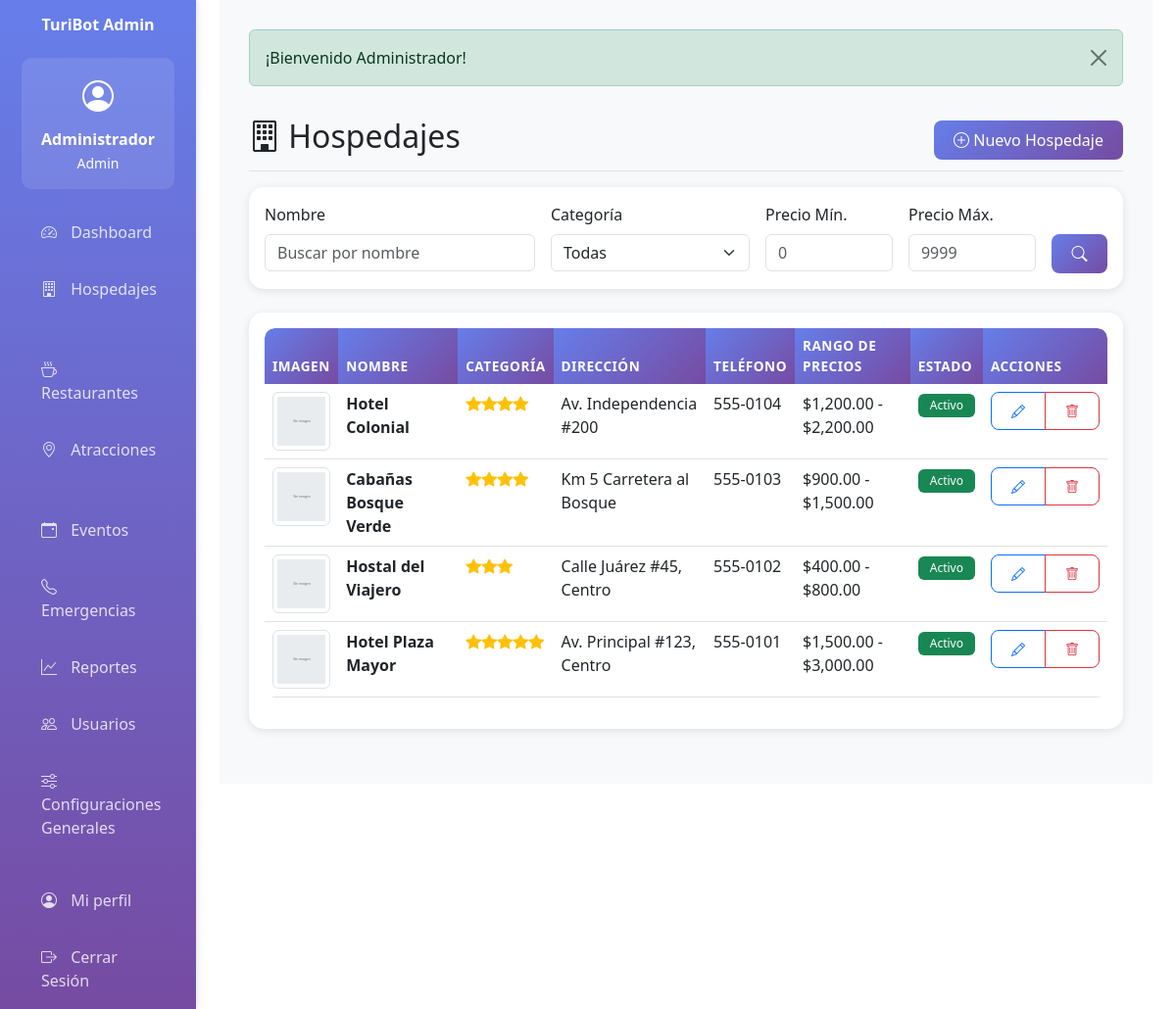
The app's page /hospedaje (signed in) with its own data.
### tables this page shows
CREATE TABLE IF NOT EXISTS hospedajes (
    id INT AUTO_INCREMENT PRIMARY KEY,
    nombre VARCHAR(200) NOT NULL,
    categoria INT DEFAULT 1 CHECK (categoria BETWEEN 1 AND 5),
    direccion TEXT NOT NULL,
    telefono VARCHAR(20) NULL,
    enlace_reservacion TEXT NULL,
    sitio_web TEXT NULL,
    imagen VARCHAR(255) NULL,
    rango_precio_min DECIMAL(10,2) NULL,
    rango_precio_max DECIMAL(10,2) NULL,
    activo TINYINT(1) DEFAULT 1,
    creado_por INT NOT NULL,
    fecha_creacion TIMESTAMP DEFAULT CURRENT_TIMESTAMP,
    fecha_actualizacion TIMESTAMP DEFAULT CURRENT_TIMESTAMP ON UPDATE CURRENT_TIMESTAMP,
    FOREIGN KEY (creado_por) REFERENCES usuarios(id),
    INDEX idx_categoria (categoria),
    INDEX idx_activo (activo)
);

### app/controllers/BaseController.php (called while the page is built, shortened)
<?php
class BaseController {
    protected function view($viewPath, $data = []) {
        extract($data);
        require_once APP_PATH . '/views/layouts/header.php';
        require_once APP_PATH . '/views/' . $viewPath . '.php';
        require_once APP_PATH . '/views/layouts/footer.php';
    }
}
?>

### app/controllers/HospedajeController.php (called while the page is built, shortened)
<?php
require_once APP_PATH . '/controllers/BaseController.php';
class HospedajeController extends BaseController {
    private $hospedajeModel;
    public function __construct() {
        $this->hospedajeModel = new Hospedaje();
    }
    public function index() {
        if ($_SERVER['REQUEST_METHOD'] === 'POST') {
            $filters = [
                'nombre' => cleanInput($_POST['nombre'] ?? ''),
                'categoria' => cleanInput($_POST['categoria'] ?? ''),
                'precio_min' => cleanInput($_POST['precio_min'] ?? ''),
                'precio_max' => cleanInput($_POST['precio_max'] ?? '')
            ];
            $hospedajes = $this->hospedajeModel->search($filters);
        } else {
            $hospedajes = $this->hospedajeModel->getAll();
        }
        $this->view('hospedaje/index', ['hospedajes' => $hospedajes]);
    }
}
?>

### config/database.php (called while the page is built, shortened)
<?php
class Database {
    private static $instance = null;
    private $connection;
    private function __construct() {
        try {
            $dsn = "mysql:host=" . DB_HOST . ";dbname=" . DB_NAME . ";charset=" . DB_CHARSET;
            $options = [
                PDO::ATTR_ERRMODE => PDO::ERRMODE_EXCEPTION,
                PDO::ATTR_DEFAULT_FETCH_MODE => PDO::FETCH_ASSOC,
                PDO::ATTR_EMULATE_PREPARES => false
            ];
            $this->connection = new PDO($dsn, DB_USER, DB_PASS, $options);
        } catch (PDOException $e) {
            die("Error de conexión a la base de datos: " . $e->getMessage());
        }
    }
    public static function getInstance() {
        if (self::$instance === null) {
            self::$instance = new self();
        }
        return self::$instance;
    }
    public function getConnection() {
        return $this->connection;
    }
}
?>

### app/models/BaseModel.php (called while the page is built, shortened)
<?php
class BaseModel {
    protected $db;
    protected $table;
    public function __construct() {
        $this->db = Database::getInstance()->getConnection();
    }
    public function getAll() {
        $stmt = $this->db->query("SELECT * FROM {$this->table} ORDER BY id DESC");
        return $stmt->fetchAll();
    }
}
?>

### app/views/hospedaje/index.php (the view, shortened to what this page needs)
<div class="d-flex justify-content-between flex-wrap flex-md-nowrap align-items-center pt-3 pb-2 mb-3 border-bottom">
    <h1 class="h2"><i class="bi bi-building"></i> Hospedajes</h1>
    <?php if (hasAnyRole(['admin', 'editor'])): ?>
    <div class="btn-toolbar mb-2 mb-md-0">
        <a href="<?php echo BASE_URL; ?>hospedaje/create" class="btn btn-primary">
            <i class="bi bi-plus-circle"></i> Nuevo Hospedaje
        </a>
    </div>
    <?php endif; ?>
</div>
<div class="card mb-4">
    <div class="card-body">
        <form method="POST" action="<?php echo BASE_URL; ?>hospedaje">
            <div class="row g-3">
                <div class="col-md-4">
                    <label class="form-label">Nombre</label>
                    <input type="text" class="form-control" name="nombre" placeholder="Buscar por nombre">
                </div>
                <div class="col-md-3">
                    <label class="form-label">Categoría</label>
                    <select class="form-select" name="categoria">
                        <option value="">Todas</option>
                    </select>
                </div>
                <div class="col-md-2">
                    <label class="form-label">Precio Mín.</label>
                    <input type="number" class="form-control" name="precio_min" placeholder="0">
                </div>
                <div class="col-md-2">
                    <label class="form-label">Precio Máx.</label>
                    <input type="number" class="form-control" name="precio_max" placeholder="9999">
                </div>
                <div class="col-md-1">
                    <label class="form-label">&nbsp;</label>
                    <button type="submit" class="btn btn-primary w-100">
                        <i class="bi bi-search"></i>
                    </button>
                </div>
            </div>
        </form>
    </div>
</div>
<div class="card">
    <div class="card-body">
        <div class="table-responsive">
            <table class="table table-hover">
                <thead>
                    <tr>
                        <th>Imagen</th>
                        <th>Nombre</th>
                        <th>Categoría</th>
                        <th>Dirección</th>
                        <th>Teléfono</th>
                        <th>Rango de Precios</th>
                        <th>Estado</th>
                        <th>Acciones</th>
                    </tr>
                </thead>
                <tbody>
                    <?php if (!empty($hospedajes)): ?>
                        <?php foreach ($hospedajes as $hospedaje): ?>
                        <tr>
                            <td>
                                <img src="<?php echo getImageUrl($hospedaje['imagen'], 'hospedaje'); ?>"
                                     alt="<?php echo htmlspecialchars($hospedaje['nombre']); ?>"
                                     class="img-thumbnail"
                                     style="width: 60px; height: 60px; object-fit: cover;">
                            </td>
                            <td><strong><?php echo htmlspecialchars($hospedaje['nombre']); ?></strong></td>
                            <td><?php echo renderStars($hospedaje['categoria']); ?></td>
                            <td><?php echo truncateText($hospedaje['direccion'], 50); ?></td>
                            <td><?php echo htmlspecialchars($hospedaje['telefono']); ?></td>
                            <td>
                                <?php if ($hospedaje['rango_precio_min'] && $hospedaje['rango_precio_max']): ?>
                                    <?php echo formatCurrency($hospedaje['rango_precio_min']); ?> -
                                    <?php echo formatCurrency($hospedaje['rango_precio_max']); ?>
                                <?php else: ?>
                                    N/A
                                <?php endif; ?>
                            </td>
                            <td>
                                <?php if ($hospedaje['activo']): ?>
                                    <span class="badge bg-success">Activo</span>
                                <?php else: ?>
                                    <span class="badge bg-secondary">Inactivo</span>
                                <?php endif; ?>
                            </td>
                            <td>
                                <?php if (hasAnyRole(['admin', 'editor'])): ?>
                                <div class="btn-group btn-group-sm">
                                    <a href="<?php echo BASE_URL; ?>hospedaje/edit/<?php echo $hospedaje['id']; ?>"
                                       class="btn btn-outline-primary" title="Editar">
                                        <i class="bi bi-pencil"></i>
                                    </a>
                                    <a href="<?php echo BASE_URL; ?>hospedaje/delete/<?php echo $hospedaje['id']; ?>"
                                       class="btn btn-outline-danger delete-confirm" title="Eliminar">
                                        <i class="bi bi-trash"></i>
                                    </a>
                                </div>
                                <?php endif; ?>
                            </td>
                        </tr>
                        <?php endforeach; ?>
                    <?php endif; ?>
                </tbody>
            </table>
        </div>
    </div>
</div>

### app/helpers/functions.php (shortened to what this page needs)
<?php
function isLoggedIn() {
    return isset($_SESSION['user_id']);
}
function hasAnyRole($roles) {
    return in_array($_SESSION['user_rol'], $roles);
}
function renderStars($count) {
    $html = '';
    for ($i = 0; $i < $count; $i++) {
        $html .= '<i class="bi bi-star-fill text-warning"></i>';
    }
    return $html;
}
function formatCurrency($amount) {
    return '$' . number_format($amount, 2, '.', ',');
}
function getImageUrl($filename, $folder) {
    if (empty($filename)) {
        return BASE_URL . 'public/img/no-image.svg';
    }
    return BASE_URL . 'public/uploads/' . $folder . '/' . $filename;
}
function truncateText($text, $length = 100) {
    if (strlen($text) <= $length) {
        return $text;
    }
    return substr($text, 0, $length) . '...';
}
?>

### public/css/custom.css (style rules this page uses)
:root { --turibot-primary: #667eea; --turibot-secondary: #764ba2; --turibot-gradient: linear-gradient(135deg, var(--turibot-primary) 0%, var(--turibot-secondary) 100%); }
* { transition: all 0.3s ease; }
.btn { border-radius: 8px; font-weight: 500; padding: 8px 20px; }
.table { border-radius: 10px; overflow: hidden; }
.table thead th { background: var(--turibot-gradient); color: white; border: none; font-weight: 600; text-transform: uppercase; font-size: 0.85rem; letter-spacing: 0.5px; }
.badge { padding: 6px 12px; font-weight: 500; }

### app/views/layouts/header.php (style rules this page uses)
:root { --primary-color: #667eea; --secondary-color: #764ba2; }
body { font-family: 'Segoe UI', Tahoma, Geneva, Verdana, sans-serif; }
.card { border: none; border-radius: 15px; box-shadow: 0 2px 10px rgba(0,0,0,0.1); margin-bottom: 20px; }
.table-responsive { border-radius: 10px; }
.btn-primary { background: linear-gradient(135deg, var(--primary-color) 0%, var(--secondary-color) 100%); border: none; }

### records on screen
hospedajes: nombre "Hotel Colonial", categoria 4 (drawn), direccion "Av. Independencia #200", telefono "555-0104", rango_precio_min "$1,200.00", rango_precio_max "$2,200.00", activo "Activo"
hospedajes: nombre "Cabañas Bosque Verde", categoria 4 (drawn), direccion "Km 5 Carretera al Bosque", telefono "555-0103", rango_precio_min "$900.00", rango_precio_max "$1,500.00", activo "Activo"
hospedajes: nombre "Hostal del Viajero", categoria 3 (drawn), direccion "Calle Juárez #45, Centro", telefono "555-0102", rango_precio_min "$400.00", rango_precio_max "$800.00", activo "Activo"
hospedajes: nombre "Hotel Plaza Mayor", categoria 5 (drawn), direccion "Av. Principal #123, Centro", telefono "555-0101", rango_precio_min "$1,500.00", rango_precio_max "$3,000.00", activo "Activo"

### other values on screen
APP_NAME "TuriBot Admin"
getCurrentUser()['nombre'] "Administrador"
getCurrentUser()['rol'] "Admin"
$flash['message'] "¡Bienvenido Administrador!"
